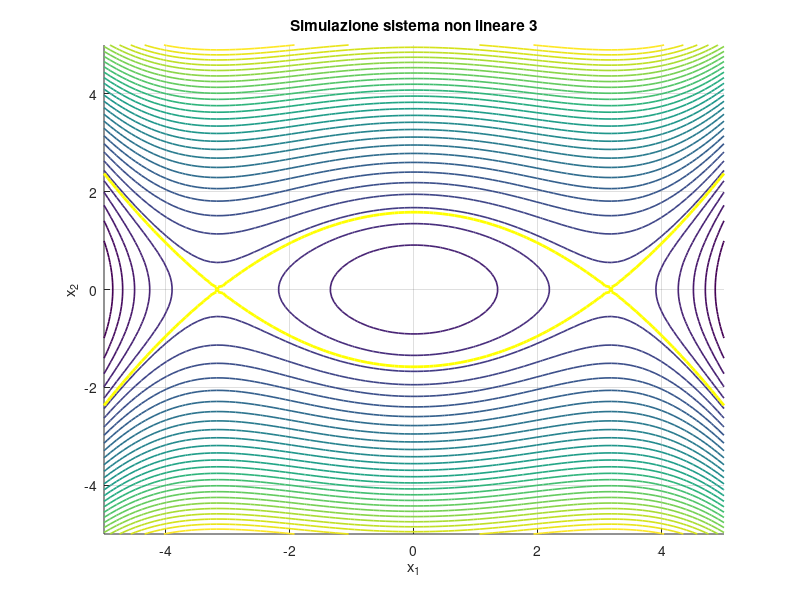

Here is the MATLAB script that generated this plot: (Note: this script raises an error after producing the figure.)
% Parametri del sistema (CASO 3)
M  = 20;
k1 = 10;
k2 = 1;
B1 = 10;
B2 = 10; 

% Dinamica NON lineare (caso 3: +k2*x^3 - B1*x2 + B2*x2^3)
f = @(t,x) [
    x(2);
    (-k1*x(1) + k2*x(1)^3 - B1*x(2) + B2*x(2)^3)/M
];

% Lyapunov energetica
V = @(x1,x2) 0.5*M*x2.^2 + 0.5*k1*x1.^2 - 0.25*k2*x1.^4;

% definizione della dinamica
f1 = @(x1,x2) x2;
f2 = @(x1,x2) (-k1*x1 + k2*x1.^3 - B1*x2 + B2*x2.^3)/M;

% Derivata della Lyapunov
Vdot = @(x1,x2) ...
    (k1*x1).*f1(x1,x2) - (k2*x1.^3).*f1(x1,x2) + M*x2.*f2(x1,x2);


x1max = 5; 
x1min = -5;
x2max = 5;
x2min = -5;


[x1g,x2g] = meshgrid(linspace(x1min,x1max,100), ...
                     linspace(x2min,x2max,100));
Vgrid = V(x1g,x2g);
Vdotgrid = Vdot(x1g,x2g);

figure; hold on; grid on;
contour(x1g,x2g,Vgrid,30,'LineWidth',1.2);
xlabel('x_1'); ylabel('x_2');
title('Simulazione sistema non lineare 3');

% Regione di attrazione stimata
c = 25.01;
contour(x1g,x2g,Vgrid,[c c],'y','LineWidth',2);

% Ginput scelta del punto iniziale
[x10, x20] = ginput(1);
x0 = [x10; x20];
plot(x10,x20,'go','MarkerSize',8,'LineWidth',2);

% Integrazione del sistema
tspan = [0 20];
[t,x] = ode45(f, tspan, x0);
plot(x(:,1), x(:,2), 'g', 'LineWidth', 1.5);

while true
    [x10, x20, button] = ginput(1);
    if isempty(button)
        break
    end
    x0 = [x10; x20];
    plot(x10,x20,'go','MarkerSize',8,'LineWidth',2);
    [t,x] = ode45(f, tspan, x0);
    plot(x(:,1), x(:,2), 'g', 'LineWidth', 1.5);
end
